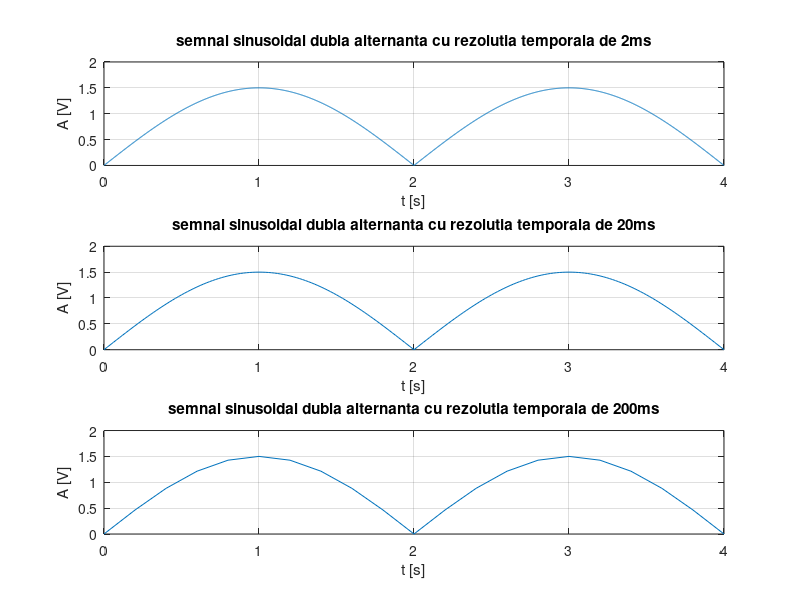

This figure's MATLAB source:
%Se va genera un semnal cu rezolutie temporara de 2ms, 20ms,200ms
%pentru un semnal continuu de tipul:
   %Semnal sinusoidal redresat dubl? alternan??
      % Perioada semnalului sinusoidal neredresat: 4 s.
      % Amplitudine: 1.5.


%rezolutia temporara de 2ms
t=0:0.002:4
f=0.25
w=2*pi*f
x=1.5*abs(sin(w*t))
subplot(3,1,1)
plot(t,x)
grid on
xlabel('t [s]')
ylabel('A [V]')
title('semnal sinusoidal dubla alternanta cu rezolutia temporala de 2ms')

%rezolutia temporara de 20ms
t=0:0.02:4
f=0.25
w=2*pi*f
x=1.5*abs(sin(w*t))
subplot(3,1,2)
plot(t,x)
grid on
xlabel('t [s]')
ylabel('A [V]')
title('semnal sinusoidal dubla alternanta cu rezolutia temporala de 20ms')

%rezolutia temporara de 200ms
t=0:0.2:4
f=0.25
w=2*pi*f
x=1.5*abs(sin(w*t))
subplot(3,1,3)
plot(t,x)
grid on
xlabel('t [s]')
ylabel('A [V]')
title('semnal sinusoidal dubla alternanta cu rezolutia temporala de 200ms')